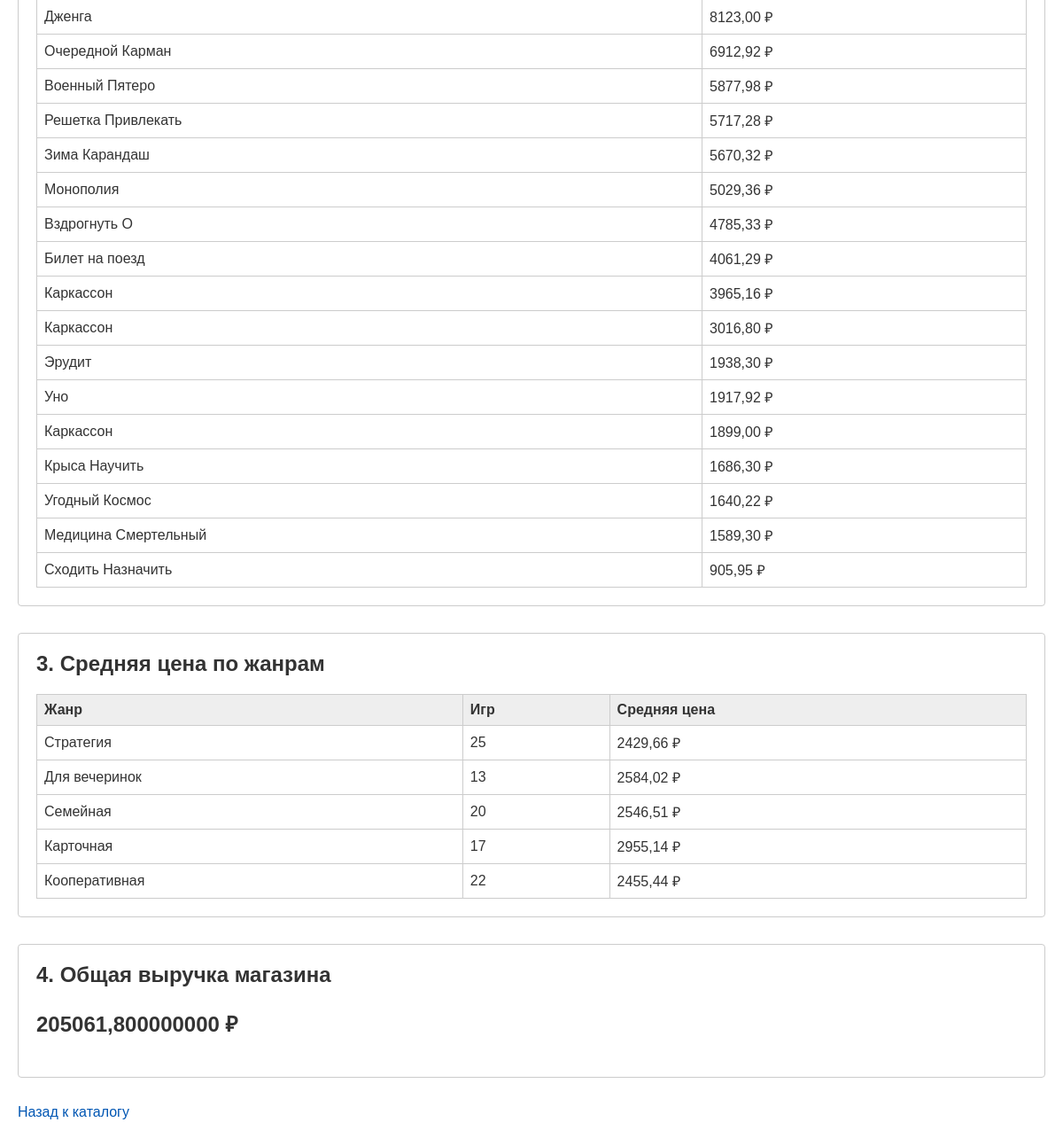
Before: /stats/ (lower part) with the older database file.
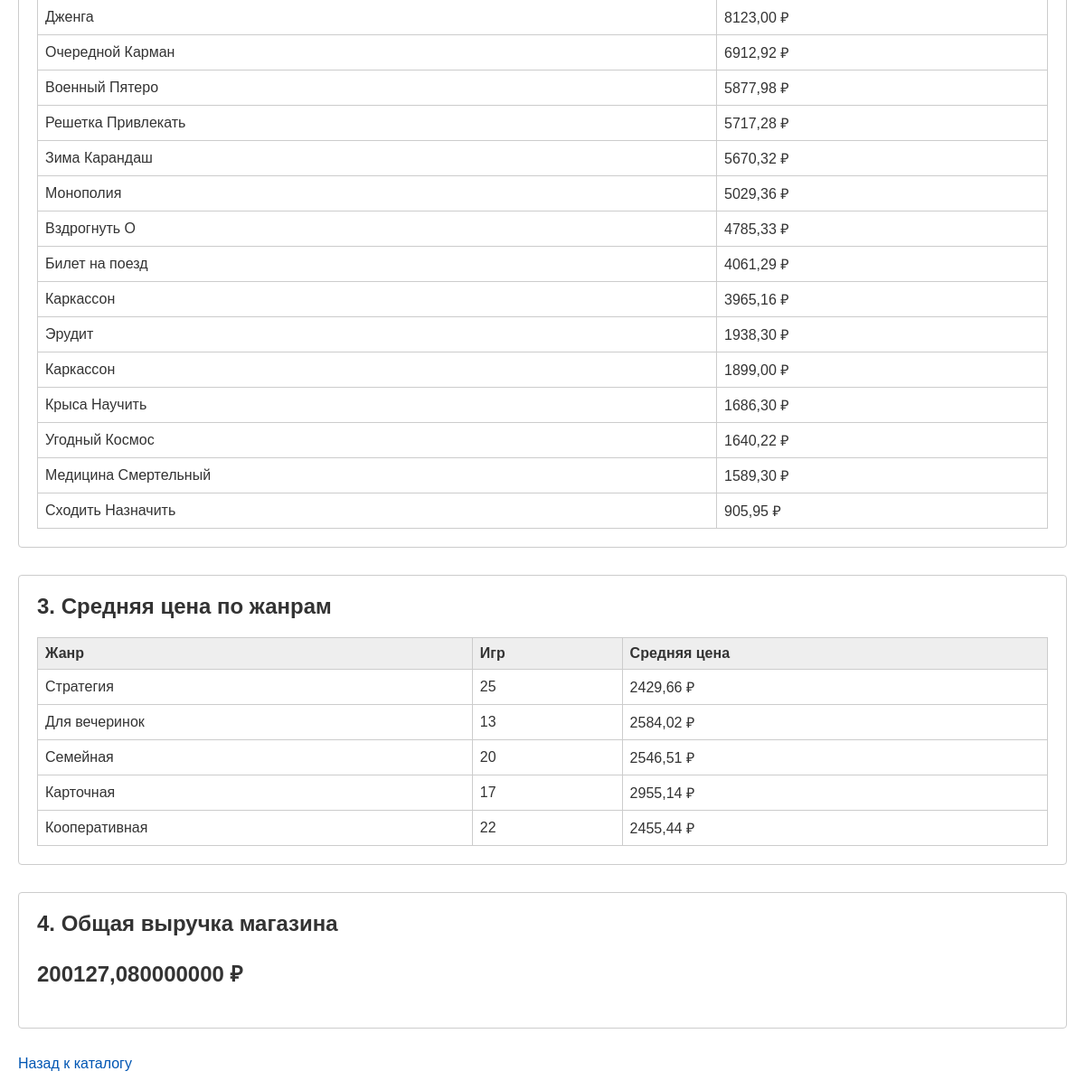
After: the same page with the newer database file.
### puzzlestore/models.py (models this page shows, shortened)
class BoardGame(models.Model):
    name = models.CharField(
        max_length=255,
        verbose_name="Название игры"
    )
    image = models.ImageField(
        upload_to='games/',
        blank=True,
        null=True,
        verbose_name="Изображение"
    )
    rules_file = models.FileField(
        upload_to='rules/',
        blank=True,
        null=True,
        verbose_name="Правила (PDF)",
        validators=[
            FileExtensionValidator(
                allowed_extensions=['pdf'],
                message='Файл правил должен быть в формате PDF'
            )
        ]
    )
    description = models.TextField(
        blank=True,
        null=True,
        verbose_name="Описание"
    )
    price = models.DecimalField(
        max_digits=10,
        decimal_places=2,
        verbose_name="Цена"
    )
    age_limit = models.ForeignKey(
        AgeLimit,
        on_delete=models.PROTECT,
        related_name='board_games',
        verbose_name="Возрастное ограничение"
    )
    publisher = models.ForeignKey(
        Publisher,
        on_delete=models.PROTECT,
        related_name='board_games',
        verbose_name="Издатель"
    )
    genres = models.ManyToManyField(
        Genre,
        verbose_name="Жанры",
        related_name='board_games'
    )
    creators = models.ManyToManyField(
        Creator,
        through='BoardGameCreator',
        through_fields=('game', 'creator'),
        verbose_name="Создатели",
        related_name='board_games'
    )
    current_stock = models.PositiveIntegerField(
        default=0,
        verbose_name="Текущий остаток на складе"
    )
    rating_avg = models.DecimalField(
        max_digits=3,
        decimal_places=2,
        blank=True,
        null=True,
        verbose_name="Средний рейтинг"
    )
    created_at = models.DateTimeField(
        auto_now_add=True,
        verbose_name="Дата добавления"
    )
    objects = BoardGameManager()
    class Meta:
        verbose_name = "Настольная игра"
        verbose_name_plural = "Настольные игры"
        ordering = ['-created_at']
        constraints = [
            models.UniqueConstraint(
                fields=['name', 'publisher'],
                name='unique_game_publisher'
            )
        ]

class Genre(models.Model):
    name = models.CharField(
        max_length=100,
        unique=True,
        verbose_name="Название жанра"
    )
    class Meta:
        verbose_name = "Жанр"
        verbose_name_plural = "Жанры"
        ordering = ['name']

### puzzlestore/views.py (the view)
# urls.py: path('stats/', views.stats_view, name='stats'),
def stats_view(request):
    publishers = Publisher.objects.annotate(
        games_count=Count('board_games')
    ).order_by('-games_count').prefetch_related('board_games')
    games_revenue = BoardGame.objects.select_related('publisher').annotate(
        revenue=Sum(F('sales__quantity') * F('sales__unit_price'))
    ).filter(revenue__isnull=False).order_by('-revenue')
    genre_stats = Genre.objects.annotate(
        avg_price=Avg('board_games__price'),
        games_count=Count('board_games')
    ).filter(games_count__gt=0).prefetch_related('board_games')
    total_revenue = Sale.objects.aggregate(
        total=Sum(F('quantity') * F('unit_price'))
    )['total']
    context = {
        'publishers': publishers,
        'games_revenue': games_revenue,
        'genre_stats': genre_stats,
        'total_revenue': total_revenue,
    }
    return render(request, 'puzzlestore/stats.html', context)

### puzzlestore/templates/puzzlestore/stats.html (shortened to what this page needs)
<!DOCTYPE html>
<html>
<head>
</head>
<body>
    <div class="section">
        <table>
            {% for game in games_revenue %}
            <tr>
                <td>{{ game.name }}</td>
                <td>{{ game.revenue|default:0|floatformat:2 }} ₽</td>
            </tr>
            {% endfor %}
        </table>
    </div>
    <div class="section">
        <h2>3. Средняя цена по жанрам</h2>
        <table>
            <tr><th>Жанр</th><th>Игр</th><th>Средняя цена</th></tr>
            {% for genre in genre_stats %}
            <tr>
                <td>{{ genre.name }}</td>
                <td>{{ genre.games_count }}</td>
                <td>{{ genre.avg_price|floatformat:2 }} ₽</td>
            </tr>
            {% endfor %}
        </table>
    </div>
    <div class="section">
        <h2>4. Общая выручка магазина</h2>
        <p class="total">{{ total_revenue|default:0 }} ₽</p>
    </div>
    <p><a href="{% url 'puzzlestore:catalog' %}">Назад к каталогу</a></p>
</body>
</html>

Changed rows visible on the page:
no longer on this page (row edited): BoardGame: name "Каркассон", revenue "3016,80"
no longer on this page (row edited): BoardGame: name "Уно", revenue "1917,92"
Other visible differences:
{{ total_revenue|default:0 }}: "205061,800000000" → "200127,080000000"
